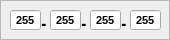
<?xml version="1.0" encoding="UTF-8"?>
<ui version="4.0">
 <class>FrameIPdit</class>
 <widget class="QFrame" name="FrameIPdit">
  <property name="geometry">
   <rect>
    <x>0</x>
    <y>0</y>
    <width>170</width>
    <height>40</height>
   </rect>
  </property>
  <property name="windowTitle">
   <string>Frame</string>
  </property>
  <property name="frameShape">
   <enum>QFrame::StyledPanel</enum>
  </property>
  <property name="frameShadow">
   <enum>QFrame::Raised</enum>
  </property>
  <widget class="QLineEdit" name="lineEdit_B0">
   <property name="geometry">
    <rect>
     <x>130</x>
     <y>10</y>
     <width>31</width>
     <height>20</height>
    </rect>
   </property>
   <property name="font">
    <font>
     <pointsize>8</pointsize>
     <weight>75</weight>
     <bold>true</bold>
    </font>
   </property>
   <property name="focusPolicy">
    <enum>Qt::TabFocus</enum>
   </property>
   <property name="text">
    <string>255</string>
   </property>
   <property name="maxLength">
    <number>3</number>
   </property>
   <property name="alignment">
    <set>Qt::AlignCenter</set>
   </property>
  </widget>
  <widget class="QLabel" name="label">
   <property name="geometry">
    <rect>
     <x>40</x>
     <y>10</y>
     <width>16</width>
     <height>16</height>
    </rect>
   </property>
   <property name="font">
    <font>
     <pointsize>20</pointsize>
     <weight>75</weight>
     <bold>true</bold>
    </font>
   </property>
   <property name="text">
    <string>.</string>
   </property>
  </widget>
  <widget class="QLabel" name="label_3">
   <property name="geometry">
    <rect>
     <x>120</x>
     <y>10</y>
     <width>16</width>
     <height>16</height>
    </rect>
   </property>
   <property name="font">
    <font>
     <pointsize>20</pointsize>
     <weight>75</weight>
     <bold>true</bold>
    </font>
   </property>
   <property name="text">
    <string>.</string>
   </property>
  </widget>
  <widget class="QLineEdit" name="lineEdit_B2">
   <property name="geometry">
    <rect>
     <x>50</x>
     <y>10</y>
     <width>31</width>
     <height>20</height>
    </rect>
   </property>
   <property name="font">
    <font>
     <pointsize>8</pointsize>
     <weight>75</weight>
     <bold>true</bold>
    </font>
   </property>
   <property name="focusPolicy">
    <enum>Qt::TabFocus</enum>
   </property>
   <property name="text">
    <string>255</string>
   </property>
   <property name="maxLength">
    <number>3</number>
   </property>
   <property name="alignment">
    <set>Qt::AlignCenter</set>
   </property>
  </widget>
  <widget class="QLineEdit" name="lineEdit_B1">
   <property name="geometry">
    <rect>
     <x>90</x>
     <y>10</y>
     <width>31</width>
     <height>20</height>
    </rect>
   </property>
   <property name="font">
    <font>
     <pointsize>8</pointsize>
     <weight>75</weight>
     <bold>true</bold>
    </font>
   </property>
   <property name="focusPolicy">
    <enum>Qt::TabFocus</enum>
   </property>
   <property name="text">
    <string>255</string>
   </property>
   <property name="maxLength">
    <number>3</number>
   </property>
   <property name="alignment">
    <set>Qt::AlignCenter</set>
   </property>
  </widget>
  <widget class="QLineEdit" name="lineEdit_B3">
   <property name="geometry">
    <rect>
     <x>10</x>
     <y>10</y>
     <width>31</width>
     <height>20</height>
    </rect>
   </property>
   <property name="font">
    <font>
     <pointsize>8</pointsize>
     <weight>75</weight>
     <bold>true</bold>
    </font>
   </property>
   <property name="focusPolicy">
    <enum>Qt::TabFocus</enum>
   </property>
   <property name="text">
    <string>255</string>
   </property>
   <property name="maxLength">
    <number>3</number>
   </property>
   <property name="frame">
    <bool>true</bool>
   </property>
   <property name="alignment">
    <set>Qt::AlignCenter</set>
   </property>
   <property name="placeholderText">
    <string/>
   </property>
  </widget>
  <widget class="QLabel" name="label_2">
   <property name="geometry">
    <rect>
     <x>80</x>
     <y>10</y>
     <width>16</width>
     <height>16</height>
    </rect>
   </property>
   <property name="font">
    <font>
     <pointsize>20</pointsize>
     <weight>75</weight>
     <bold>true</bold>
    </font>
   </property>
   <property name="text">
    <string>.</string>
   </property>
  </widget>
 </widget>
 <tabstops>
  <tabstop>lineEdit_B3</tabstop>
  <tabstop>lineEdit_B2</tabstop>
  <tabstop>lineEdit_B1</tabstop>
  <tabstop>lineEdit_B0</tabstop>
 </tabstops>
 <resources/>
 <connections/>
</ui>
